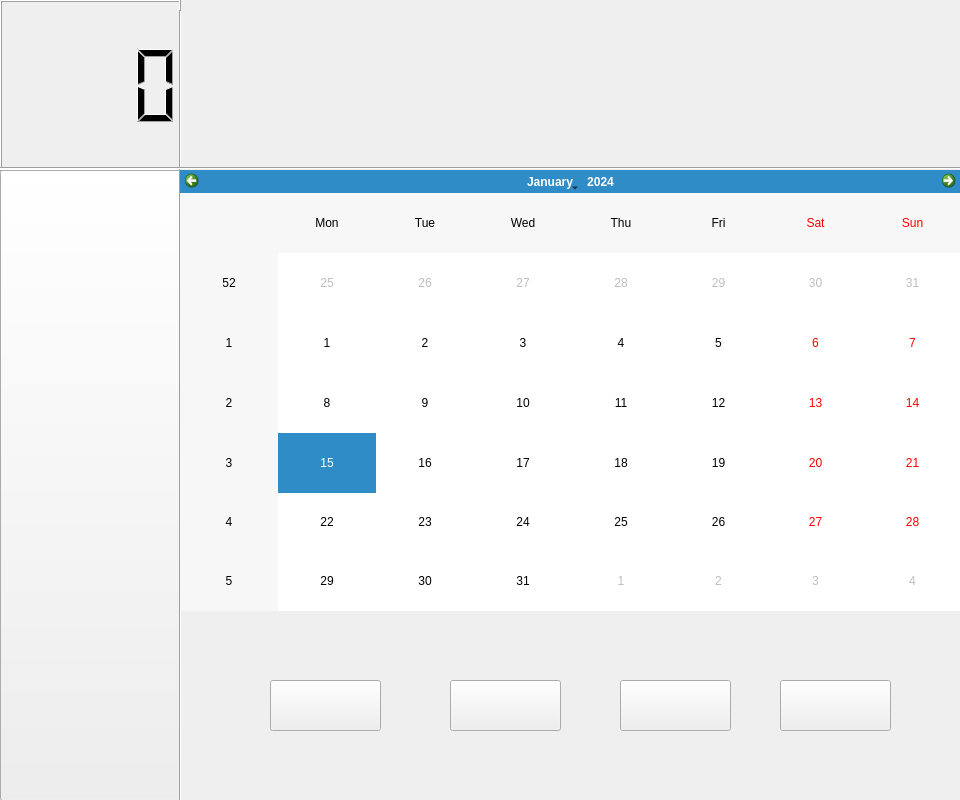
<?xml version="1.0" encoding="UTF-8"?>
<ui version="4.0">
 <class>Form</class>
 <widget class="QWidget" name="Form">
  <property name="geometry">
   <rect>
    <x>0</x>
    <y>0</y>
    <width>960</width>
    <height>800</height>
   </rect>
  </property>
  <property name="windowTitle">
   <string>Form</string>
  </property>
  <widget class="QLCDNumber" name="clock">
   <property name="geometry">
    <rect>
     <x>0</x>
     <y>0</y>
     <width>181</width>
     <height>171</height>
    </rect>
   </property>
   <property name="digitCount">
    <number>4</number>
   </property>
   <property name="value" stdset="0">
    <double>0.000000000000000</double>
   </property>
  </widget>
  <widget class="QPushButton" name="backbutton">
   <property name="geometry">
    <rect>
     <x>0</x>
     <y>170</y>
     <width>181</width>
     <height>631</height>
    </rect>
   </property>
   <property name="text">
    <string/>
   </property>
   <property name="icon">
    <iconset resource="medioresoures.qrc">
     <normaloff>:/project medio/returnbutton.png</normaloff>:/project medio/returnbutton.png</iconset>
   </property>
   <property name="iconSize">
    <size>
     <width>181</width>
     <height>631</height>
    </size>
   </property>
  </widget>
  <widget class="Line" name="lineverti">
   <property name="geometry">
    <rect>
     <x>170</x>
     <y>10</y>
     <width>21</width>
     <height>791</height>
    </rect>
   </property>
   <property name="orientation">
    <enum>Qt::Vertical</enum>
   </property>
  </widget>
  <widget class="Line" name="linehori">
   <property name="geometry">
    <rect>
     <x>0</x>
     <y>160</y>
     <width>961</width>
     <height>16</height>
    </rect>
   </property>
   <property name="orientation">
    <enum>Qt::Horizontal</enum>
   </property>
  </widget>
  <widget class="QLabel" name="profpic">
   <property name="geometry">
    <rect>
     <x>280</x>
     <y>10</y>
     <width>121</width>
     <height>151</height>
    </rect>
   </property>
   <property name="text">
    <string/>
   </property>
  </widget>
  <widget class="QLabel" name="userdesc">
   <property name="geometry">
    <rect>
     <x>470</x>
     <y>60</y>
     <width>271</width>
     <height>51</height>
    </rect>
   </property>
   <property name="text">
    <string/>
   </property>
  </widget>
  <widget class="QCalendarWidget" name="calendar">
   <property name="geometry">
    <rect>
     <x>180</x>
     <y>170</y>
     <width>781</width>
     <height>441</height>
    </rect>
   </property>
  </widget>
  <widget class="QPushButton" name="add">
   <property name="geometry">
    <rect>
     <x>270</x>
     <y>680</y>
     <width>111</width>
     <height>51</height>
    </rect>
   </property>
   <property name="text">
    <string/>
   </property>
   <property name="icon">
    <iconset resource="medioresoures.qrc">
     <normaloff>:/project medio/addmedbutton.png</normaloff>:/project medio/addmedbutton.png</iconset>
   </property>
   <property name="iconSize">
    <size>
     <width>111</width>
     <height>51</height>
    </size>
   </property>
  </widget>
  <widget class="QPushButton" name="delmed">
   <property name="geometry">
    <rect>
     <x>450</x>
     <y>680</y>
     <width>111</width>
     <height>51</height>
    </rect>
   </property>
   <property name="text">
    <string/>
   </property>
   <property name="icon">
    <iconset resource="medioresoures.qrc">
     <normaloff>:/project medio/deletemedicinebutton.png</normaloff>:/project medio/deletemedicinebutton.png</iconset>
   </property>
   <property name="iconSize">
    <size>
     <width>111</width>
     <height>51</height>
    </size>
   </property>
  </widget>
  <widget class="QPushButton" name="setday">
   <property name="geometry">
    <rect>
     <x>620</x>
     <y>680</y>
     <width>111</width>
     <height>51</height>
    </rect>
   </property>
   <property name="text">
    <string/>
   </property>
   <property name="icon">
    <iconset resource="medioresoures.qrc">
     <normaloff>:/project medio/setdatebutton.png</normaloff>:/project medio/setdatebutton.png</iconset>
   </property>
   <property name="iconSize">
    <size>
     <width>111</width>
     <height>51</height>
    </size>
   </property>
  </widget>
  <widget class="QPushButton" name="changelook">
   <property name="geometry">
    <rect>
     <x>780</x>
     <y>680</y>
     <width>111</width>
     <height>51</height>
    </rect>
   </property>
   <property name="text">
    <string/>
   </property>
   <property name="icon">
    <iconset resource="medioresoures.qrc">
     <normaloff>:/project medio/changeviewbutton.png</normaloff>:/project medio/changeviewbutton.png</iconset>
   </property>
   <property name="iconSize">
    <size>
     <width>111</width>
     <height>51</height>
    </size>
   </property>
  </widget>
  <widget class="QLabel" name="background">
   <property name="enabled">
    <bool>true</bool>
   </property>
   <property name="geometry">
    <rect>
     <x>0</x>
     <y>0</y>
     <width>961</width>
     <height>801</height>
    </rect>
   </property>
   <property name="text">
    <string/>
   </property>
   <property name="pixmap">
    <pixmap>../../Downloads/bgb.jpg</pixmap>
   </property>
   <property name="scaledContents">
    <bool>true</bool>
   </property>
  </widget>
  <zorder>background</zorder>
  <zorder>clock</zorder>
  <zorder>backbutton</zorder>
  <zorder>lineverti</zorder>
  <zorder>linehori</zorder>
  <zorder>profpic</zorder>
  <zorder>userdesc</zorder>
  <zorder>calendar</zorder>
  <zorder>add</zorder>
  <zorder>delmed</zorder>
  <zorder>setday</zorder>
  <zorder>changelook</zorder>
 </widget>
 <resources>
  <include location="medioresoures.qrc"/>
 </resources>
 <connections/>
</ui>
